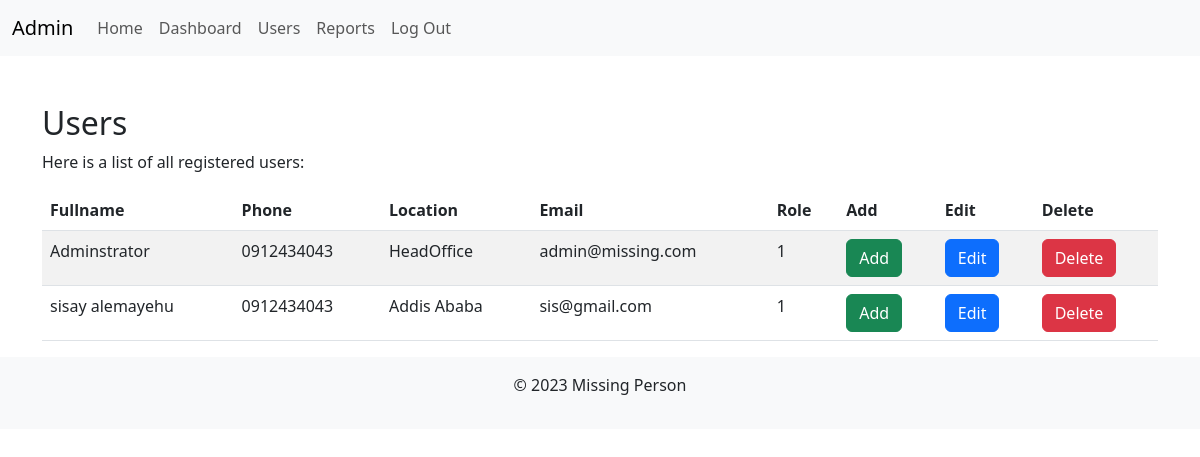
Before: /admin/users (signed in) with the older database file.
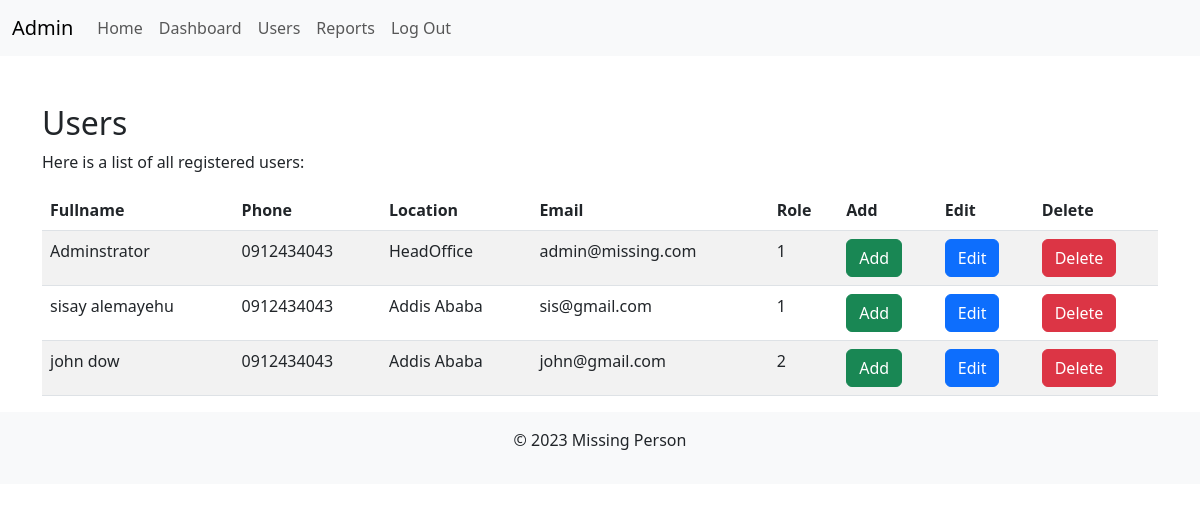
After: the same page with the newer database file.
### tables this page shows
CREATE TABLE user (
  id INTEGER PRIMARY KEY AUTOINCREMENT,
  finder_name TEXT NOT NULL,
  phone TEXT NOT NULL,
  finder_location TEXT NOT NULL,
  email TEXT UNIQUE NOT NULL,
  password TEXT NOT NULL,
  role_id INTEGER NOT NULL,
  FOREIGN KEY (role_id) REFERENCES role (id)
);

### missing/admin.py (the view)
@bp.route('/users')
@login_required_role(1)  # '1' is the role_id for the admin role
def users():
    users = get_all_users()
    return render_template('admin/users.html', users=users)

### missing/admin.py (called while the page is built)
def get_all_users():
    db = get_db()
    users = db.execute('SELECT * FROM user').fetchall()
    return users

### missing/auth.py (called while the page is built)
def login_required_role(role_id):
    def decorator(f):
        @functools.wraps(f)
        def wrapped_view(*args, **kwargs):
            if g.user is None:
                return redirect(url_for('auth.login'))
            if g.user['role_id'] != role_id:
                return redirect(url_for('auth.unauthorized'))
            return f(*args, **kwargs)
        return wrapped_view
    return decorator

@bp.before_app_request
def load_logged_in_user():
    user_id = session.get('user_id')
    if user_id is None:
        g.user = None
    else:
        db = get_db()
        g.user = db.execute(
            'SELECT * FROM user WHERE id = ?', (user_id,)
        ).fetchone()

### missing/db.py (called while the page is built)
def get_db():
    if 'db' not in g:
        g.db = sqlite3.connect(
            current_app.config['DATABASE'],
            detect_types=sqlite3.PARSE_DECLTYPES
        )
        g.db.row_factory = sqlite3.Row
    return g.db

### missing/templates/admin/users.html (shortened to what this page needs)
{% extends "admin/layout.html" %}
{% block content %}
  <h2>Users</h2>
  <p>Here is a list of all registered users:</p>
  <table class="table table-striped">
    <thead>
      <tr>
        <th>Fullname</th>
        <th>Phone</th>
        <th>Location</th>
        <th>Email</th>
        <th>Role</th>
        <th>Add</th>
        <th>Edit</th>
        <th>Delete</th>
      </tr>
    </thead>
    <tbody>
      {% for user in users %}
        <tr>
          <td>{{ user.finder_name }}</td>
          <td>{{ user.phone }}</td>
          <td>{{ user.finder_location }}</td>
          <td>{{ user.email }}</td>
          <td>{{ user.role_id }}</td>
          <td><a class="btn btn-success" href="{{ url_for('auth.add_user') }}">Add</a></td>
          <td><a class="btn btn-primary" href="{{ url_for('auth.edit_user', user_id=user.id) }}">Edit</a></td>
          <td>
          <form method="post" action="{{ url_for('auth.delete_user', user_id=user.id) }}" onsubmit="return confirm('Are you sure you want to delete this user?')">
            <button type="submit" class="btn btn-danger">Delete</button>
        </form>
        </td>
        </tr>
      {% endfor %}
    </tbody>
  </table>
{% endblock %}

### missing/templates/admin/layout.html (shortened to what this page needs)
<!doctype html>
<html>
  <head>
    <link rel="stylesheet" href="{{ url_for('static', filename='css/style.css') }}">
    <link rel="stylesheet" href="https://cdnjs.cloudflare.com/ajax/libs/bootstrap/5.3.0/css/bootstrap.min.css">
  </head>
  <body>
    <nav class="navbar navbar-expand-lg navbar-light bg-light">
      <div class="container-fluid">
        <a class="navbar-brand" href="#">Admin</a>
        <div class="collapse navbar-collapse" id="navbarNav">
          <ul class="navbar-nav">
            {% if g.user %}
               <li class="nav-item"><a class="nav-link" href="{{ url_for('index') }}">Home</a></li>
              <li class="nav-item"><a class="nav-link" href="{{ url_for('admin.dashboard') }}">Dashboard</a></li>
              <li class="nav-item"><a class="nav-link" href="{{ url_for('admin.users') }}">Users</a></li>
              <li class="nav-item"><a class="nav-link" href="{{ url_for('admin.reports') }}">Reports</a></li>
              <li class="nav-item"><a class="nav-link" href="{{ url_for('auth.logout') }}">Log Out</a></li>
            {% endif %}
          </ul>
        </div>
      </div>
    </nav>
    <div class="container mt-5">
      <section class="content">
        {% block content %}{% endblock %}
      </section>
    </div>
    <footer class="text-center bg-light py-3" id="footer1">
      <p>&copy; 2023 Missing Person</p>
    </footer>
  </body>
</html>

Changed rows visible on the page:
added user: finder_name "john dow", phone "0912434043", finder_location "Addis Ababa", email "john@gmail.com", role_id "2"
